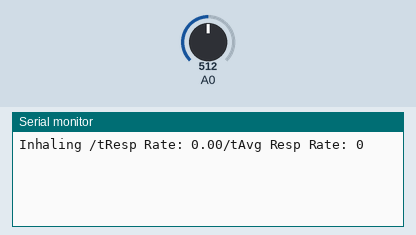
Recording of a sketch running on a simulated Arduino Uno, built with avr-gcc and run on an emulated ATmega328P. Parts: the last lines printed to the serial monitor. Inputs (shaded band) come from the test bench; at power-on: A0 = 512.

Above: at 1.2 s.
1.3 s: A0 set to 190
At 2.5 s:
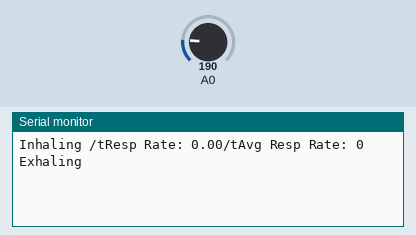
2.8 s: A0 set to 306
At 3.9 s:
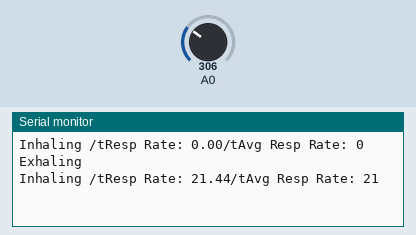

The sketch:

sketch_sep28a.ino
```cpp
// Global variables
enum respState {
    Inhaling,
    Exhaling
};
unsigned long prevRespTime = 0;
unsigned long currRespTime = 0;
respState currentRespState = Exhaling;
float breathrate = 0;
int movingAvgRespRate = 0;


void setup()
{
    Serial.begin(115200);
}


void loop()
{
    //delay(500);
    // don't need to delay because we'll only fire once per inhalation and once per exhalation
    int sensorValue = analogRead(A0);

    if ((sensorValue > 300) && (currentRespState == Exhaling))
    {
        currentRespState = Inhaling;
        prevRespTime = currRespTime;  // save time from last cycle
        currRespTime = millis();

        float period_respiration = currRespTime - prevRespTime;

        if (period_respiration == 0)
            breathrate = 0;
        else
            breathrate = 60000 / period_respiration;

        Serial.print("Inhaling /tResp Rate: ");
        Serial.print(breathrate);

        if (movingAvgRespRate == 0)
            movingAvgRespRate = breathrate;
        else
            movingAvgRespRate = (int) ((0.2 * breathrate) + (0.8 * movingAvgRespRate));

        Serial.print("/tAvg Resp Rate: ");
        Serial.println(movingAvgRespRate);
    }
    else if ((currentRespState == Inhaling) && (sensorValue < 200))
    {
        currentRespState = Exhaling;
        Serial.println("Exhaling");
    }
}
```

Measured:
- after the input at 1.3 s, the serial monitor: prints a new line at once (image 1)
- after the input at 2.8 s, the serial monitor: prints a new line at once (image 2)
